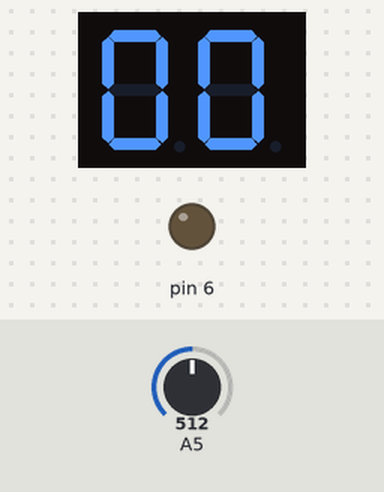
A sketch run on a simulated Arduino Uno, built with avr-gcc and run on an emulated ATmega328P. Parts: 2-digit seven-segment display, output pins drawn as LEDs (lit = HIGH). Wiring (inferred from the names in the program): 2-digit 7-segment display, segments lit when LOW: segments pin 9, pin 10, pin 5, pin 4, pin 3, pin 8, pin 7; digit selects pin 12, pin 13. The inputs (shaded band) are chosen by the test bench; at power-on: A5 = 512. The segment pins are drawn as the display they are named for; pins used as bus, display or sensor lines are not drawn; what the sketch prints to the serial monitor is not drawn.

Above: at 1.8 s.
1.9 s: A5 set to 716
At 3.1 s:
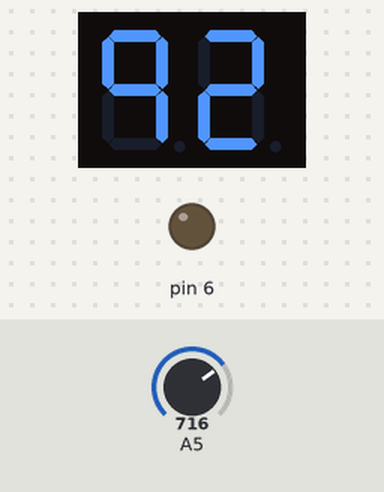
3.5 s: A5 set to 490
At 4.8 s:
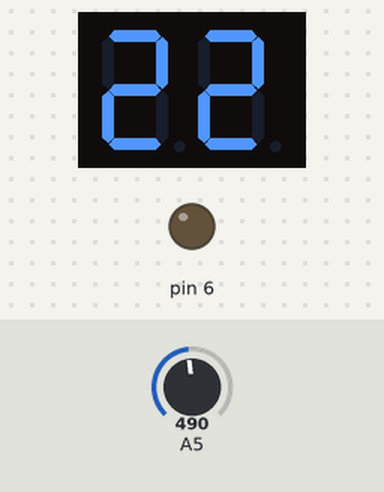
5.1 s: A5 set to 306
At 6.0 s:
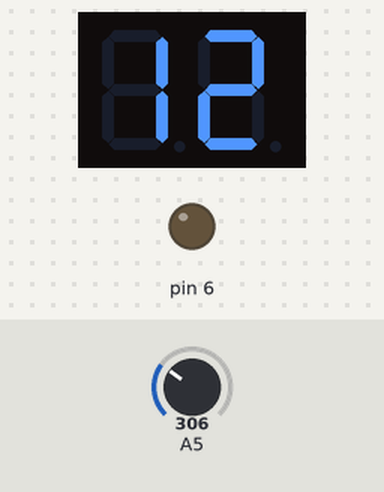
Timing chart, 0 to 7.9 s (numbered marks = the images above; inputs shaded):
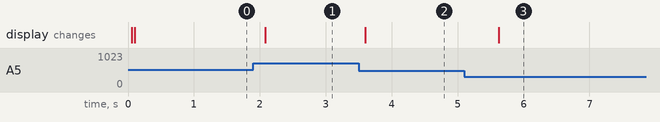

Measured:
- after the input at 1.9 s, the display: changes after 0.18 s (image 1)
- after the input at 3.5 s, the display: changes after 0.10 s (image 2)
- after the input at 5.1 s, the display: changes after 0.52 s (image 3)

The sketch:

Temp.ino
```cpp
/* Níkolas Cardona Pizarro - Código para termostato (mux displays) Versión 1.0 25/09/2019 12:43 AM*/

int a = 9;
int b = 10;
int c = 5;
int d = 4;
int e = 3;
int f = 8;
int g = 7;
boolean change = false;
int unidad = 0;
int decena = 0;
int temp = 0;

unsigned long t0_display2 = 0;
unsigned long t0_display_previous2 = 0;
void setup() {
  Serial.begin(9600);
  pinMode(3, OUTPUT);
  pinMode(4, OUTPUT);
  pinMode(5, OUTPUT);
  pinMode(6, OUTPUT);
  pinMode(7, OUTPUT);
  pinMode(8, OUTPUT);
  pinMode(9, OUTPUT);
  pinMode(10, OUTPUT);
  pinMode(12, OUTPUT);
  pinMode(13, OUTPUT);

}

void loop() {


  unsigned long t0_display = 0;
  unsigned long t0_display_previous = 0;

  t0_display = millis();

  if ((t0_display - t0_display_previous) >= 40) {
    if (!change) { //prende el display de unidades y apaga decenas
      segments(unidad);
      digitalWrite(13, HIGH);
      digitalWrite(12, LOW);
      change = true;
    } else {//prende el display de decenas y apaga el de unidades
      segments(decena);
      digitalWrite(13, LOW);
      digitalWrite(12, HIGH);
      change = false;
    }
    DelayMed();
  }
  t0_display_previous = millis();


}

void segments(int number) {
  if (number == 0) { //numero 0
    digitalWrite(a, LOW);
    digitalWrite(b, LOW);
    digitalWrite(c, LOW);
    digitalWrite(d, LOW);
    digitalWrite(e, LOW);
    digitalWrite(f, LOW);
    digitalWrite(g, HIGH);
  } else if (number == 1) { //numero 1
    digitalWrite(a, HIGH);
    digitalWrite(b, LOW);
    digitalWrite(c, LOW);
    digitalWrite(d, HIGH);
    digitalWrite(e, HIGH);
    digitalWrite(f, HIGH);
    digitalWrite(g, HIGH);
  } else if (number == 2) { //numero 2
    digitalWrite(a, LOW);
    digitalWrite(b, LOW);
    digitalWrite(c, HIGH);
    digitalWrite(d, LOW);
    digitalWrite(e, LOW);
    digitalWrite(f, HIGH);
    digitalWrite(g, LOW);
  } else if (number == 3) { //numero 3
    digitalWrite(a, LOW);
    digitalWrite(b, LOW);
    digitalWrite(c, LOW);
    digitalWrite(d, LOW);
    digitalWrite(e, HIGH);
    digitalWrite(f, HIGH);
    digitalWrite(g, LOW);
  } else if (number == 4) { //numero 4
    digitalWrite(a, HIGH);
    digitalWrite(b, LOW);
    digitalWrite(c, LOW);
    digitalWrite(d, HIGH);
    digitalWrite(e, HIGH);
    digitalWrite(f, LOW);
    digitalWrite(g, LOW);
  } else if (number == 5) { //numero 5
    digitalWrite(a, LOW);
    digitalWrite(b, HIGH);
    digitalWrite(e, HIGH);
    digitalWrite(c, LOW);
    digitalWrite(d, LOW);
    digitalWrite(e, HIGH);
    digitalWrite(f, LOW);
    digitalWrite(g, LOW);
  } else if (number == 6) { //numero 6
    digitalWrite(a, LOW);
    digitalWrite(b, HIGH);
    digitalWrite(c, LOW);
    digitalWrite(d, LOW);
    digitalWrite(e, LOW);
    digitalWrite(f, LOW);
    digitalWrite(g, LOW);
  } else if (number == 7) { //numero 7
    digitalWrite(a, LOW);
    digitalWrite(b, LOW);
    digitalWrite(c, LOW);
    digitalWrite(d, HIGH);
    digitalWrite(e, HIGH);
    digitalWrite(f, HIGH);
    digitalWrite(g, HIGH);
  } else if (number == 8) { //numero 8
    digitalWrite(a, LOW);
    digitalWrite(b, LOW);
    digitalWrite(c, LOW);
    digitalWrite(d, LOW);
    digitalWrite(e, LOW);
    digitalWrite(f, LOW);
    digitalWrite(g, LOW);
  } else if (number == 9) { //numero 9
    digitalWrite(a, LOW);
    digitalWrite(b, LOW);
    digitalWrite(c, LOW);
    digitalWrite(d, HIGH);
    digitalWrite(e, HIGH);
    digitalWrite(f, LOW);
    digitalWrite(g, LOW);
  }
}
void DelayMed (){
  Serial.println(" ");
    t0_display2 = millis();
  if ((t0_display2 - t0_display_previous2) >= 500) {


    temp = (analogRead(A5) * 500) / 1024;
    Serial.println(temp);
    unidad = temp % 10;
    decena = temp / 10;

    t0_display_previous2 = millis();
  }


  }
```
